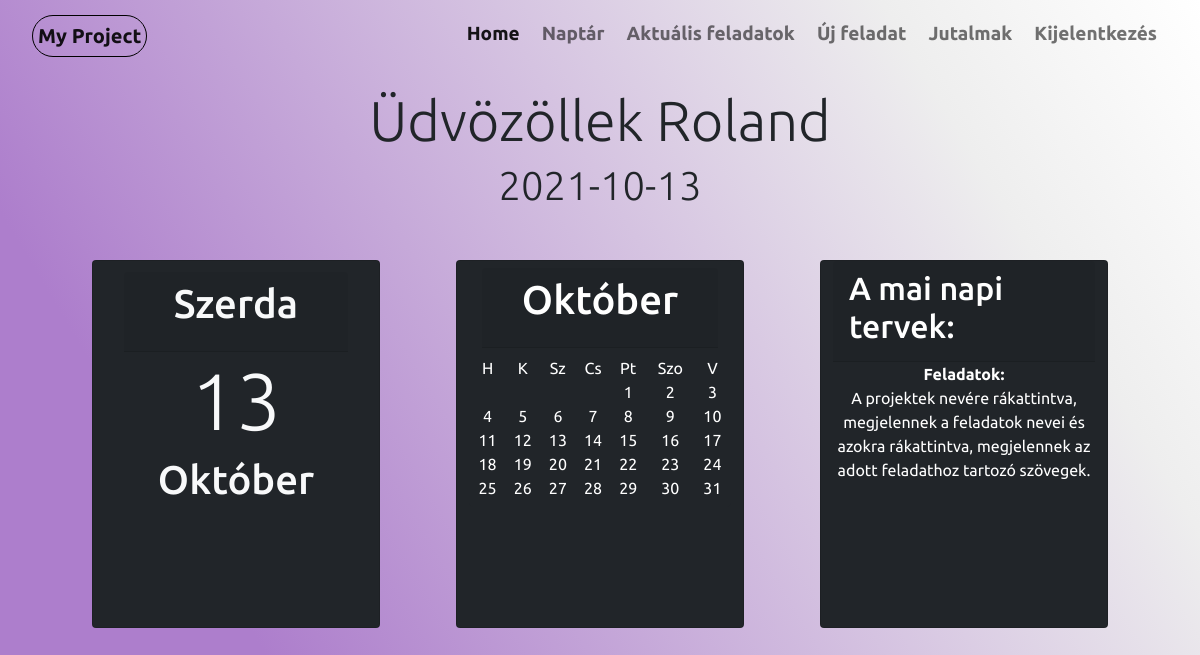
Page / (signed in) on the earlier database version.
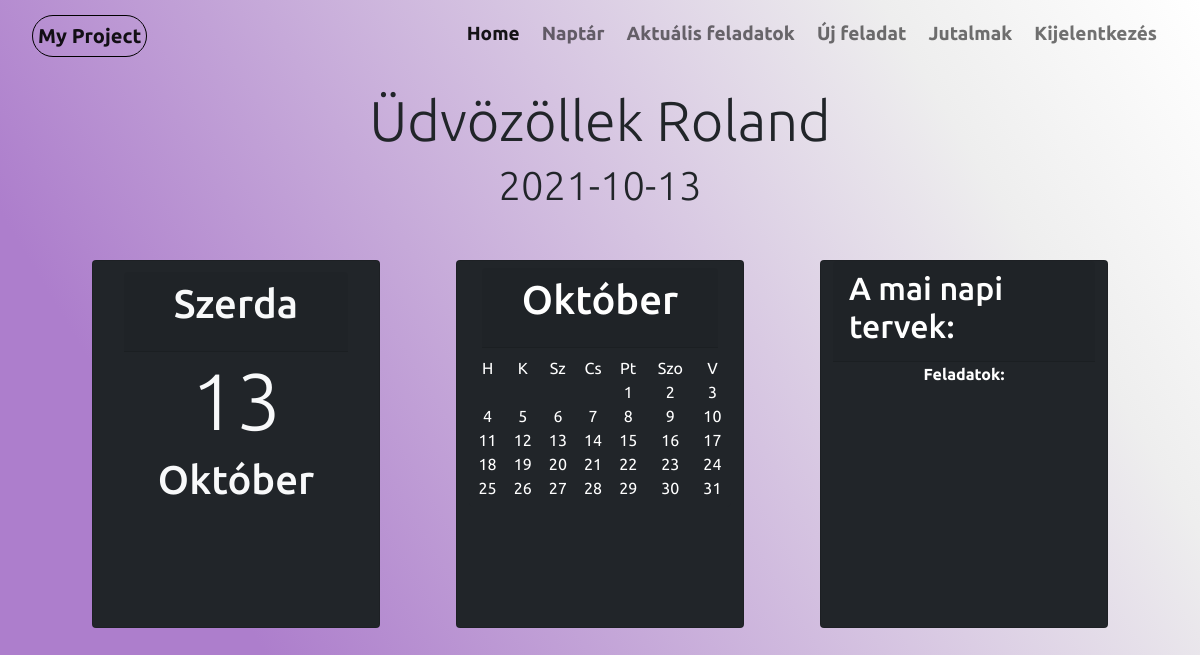
Same page on the later database version.
### website/models.py (models this page shows, shortened)
class Tasks(db.Model):
    task_id = db.Column(db.Integer,primary_key=True)
    project_id = db.Column(db.Integer, db.ForeignKey('projects.project_id'))
    task_name = db.Column(db.String(60))
    status = db.Column(db.Boolean, default=False)
    task_time = db.Column(db.String(60))
    difficulty = db.Column(db.String(60))
    description = db.Column(db.String(250))
    user_id = db.Column(db.Integer, db.ForeignKey('user.id'))
    def __repr__(self):
        return '<Task {}>'.format(self.task_name)

### website/views.py (the view)
@views.route('/', methods = ["GET","POST"])
@login_required
def home():
    write_date_text()
    year = today_date.year
    month = today_date.month
    day = today_date.day
    day_name = days[today_date.today().weekday()]
    date_task = datetime.date(year=year, month=month, day=day)
    this_month = one_month(month, year)
    user_task = db.session.query(Tasks).filter(Tasks.task_time == f"{year}-{month}-{day}").filter(Tasks.status == True).\
        filter(Tasks.user_id == current_user.id).all()
    for i in user_task:
        print(i)
    if request.method == 'GET':
        return render_template('home.html', user = current_user, day_name = day_name, today_date = today_date,
                               month_name=this_month[3],short_day_names=short_day_names,months=this_month[0],week=this_month[4],
                               tasks = user_task)

### website/__init__.py (called while the page is built)
def create_app():
    app = Flask(__name__)
    app.secret_key = secrets.token_urlsafe(16)
    app.config['SQLALCHEMY_DATABASE_URI'] = f'sqlite:///{DB_NAME}'
    db.init_app(app)
    from .views import views
    from .auth import auth
    app.register_blueprint(views)
    app.register_blueprint(auth)
    from .models import User
    login_manager = LoginManager()
    login_manager.login_view = 'auth.login'
    login_manager.init_app(app)
    @login_manager.user_loader
    def load_user(id):
        return User.query.get(int(id))
    create_database(app)
    return app

### website/date.py (called while the page is built)
def one_month(month, year):
    try:
        month = abs(int(month))
        year = abs(int(year))
        week_day_name = calendar.day_abbr
        calendar_months = calendar.monthcalendar(year, month)
        len_calendar_months = len(list(calendar_months))
        month_name = months[month]
        return [calendar_months, len_calendar_months, year, month_name, week_day_name]
    except Exception:
        return False

### website/templates/home.html (shortened to what the changed rows need)
{% extends "base.html"%}{% block title %}Home{% endblock %}
{%block content%}
<div class="home">
    <h1 class="display-4 text-xl-center">Üdvözöllek {{user.first_name}}</h1>
    <h1 class="display-6 text-xl-center">{{ today_date }}</h1>
</div>
<div class="jumbotron jumbotron-fluid">
    <div class="container">
        <div class="container">
            <div class="row">
                <div class="col">
                        <div class="row justify-content-md-center">
                            <div class="card text-white bg-dark mb-3" style="min-height: 23rem; max-height: 30rem; max-width: 18rem; min-width: 18rem;">
                                <a class="nav-link link-light" href="/day" style="border-bottom: 0px;">
                                    <div class="card-header" style="min-height: 5rem;"><h1 class="text-xl-center">{{ day_name }}</h1></div>
                                    <h1 class="display-1 text-xl-center">{{ today_date.day }}</h1>
                                    <h1 class="text-xl-center">{{ month_name }}</h1>
                                </a>
                            </div>
                        </div>
                    </div>
                <div class="col">
                      <form method="POST">
                          <div class="row justify-content-md-center">
                              <div class="card text-white bg-dark mb-3" style="min-height: 23rem; max-height: 30rem; max-width: 18rem; min-width: 18rem;">
                                <button class="btn btn-dark" name="button" value="month">
                                    <div class="card-header" style="min-height: 5rem;"><h1 class="text-xl-center">{{ month_name }}</h1></div>
                                    <div class="row justify-content-md-center">
                                        <table class="text-xl-center">
                                        <tr>
                                            {% for day_name in short_day_names %}
                                            <td>{{ day_name }}</td>
                                            {% endfor %}
                                        </tr>
                                          {% for week in months %}
                                        <tr>
                                            {% for day in week %}
                                            {% if day ==0 %}
                                            <td>&nbsp</td>
                                            {% else %}
                                            <td>{{ day }}</td>
                                            {% endif %}
                                            {% endfor %}
                                        </tr>
                                        {% endfor %}
                                    </table>
                                    </div>
                                </button>
                            </div>
                        </div>
                      </form>
                    </div>
                    <div class="col">
                        <form method="POST">
                            <div class="row justify-content-md-center">
                                <div class="card text-white bg-dark mb-3"  style="min-height: 23rem; max-height: 30rem; max-width: 18rem; min-width: 18rem;">
                                    <div class="card-header" style="min-height: 5rem;"><h2>A mai napi tervek:</h2></div>
                                    <table class="text-xl-center">
                                        <tr>
                                            <th>Feladatok:</th>
                                        </tr>
                                        {% for task in tasks %}
                                        <tr>
                                            <td>{{ task.description }}</td>
                                        </tr>
                                        {% endfor %}
                                    </table>
                                </div>
                            </div>
                        </form>
                    </div>
                </div>
            </div>
        </div>
{%endblock%}

Differences in the rows shown:
removed Tasks: description "A projektek nevére rákattintva, megjelennek a feladatok nevei és azokra rákattintva, megjelennek az adott feladathoz tartozó szövegek."
